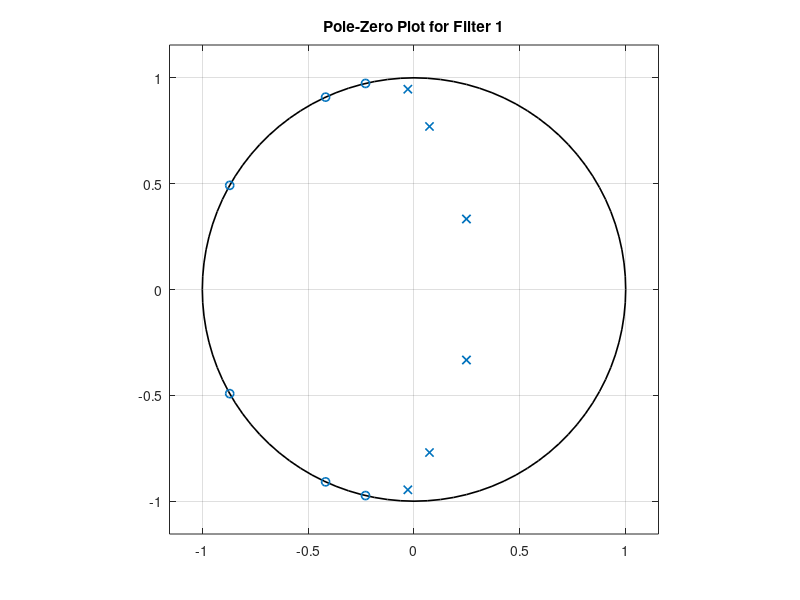
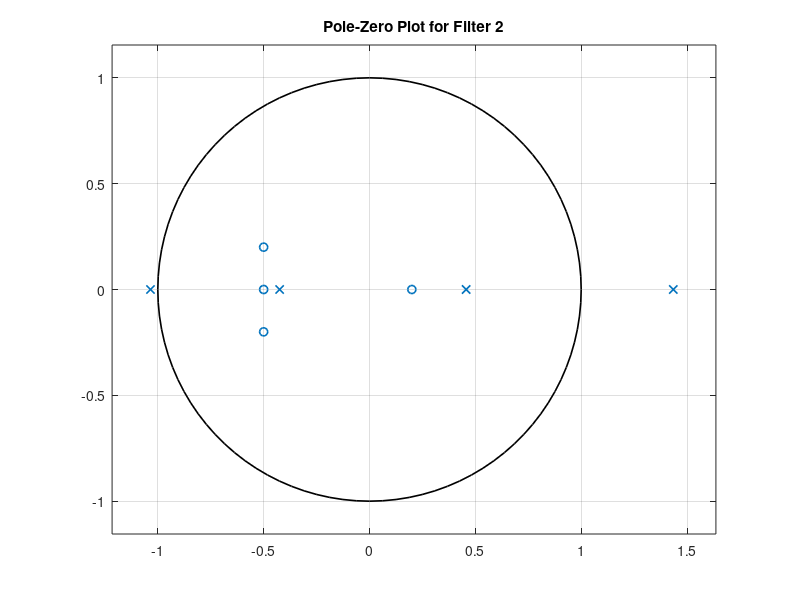
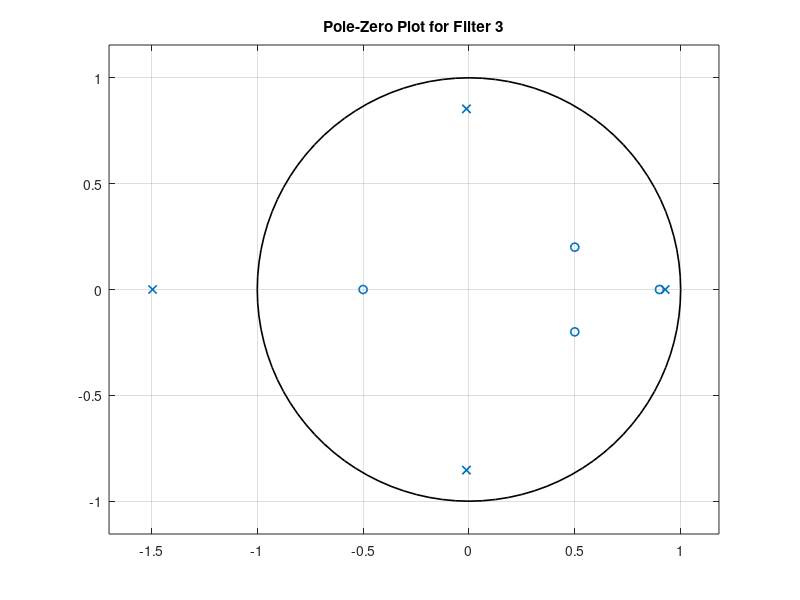
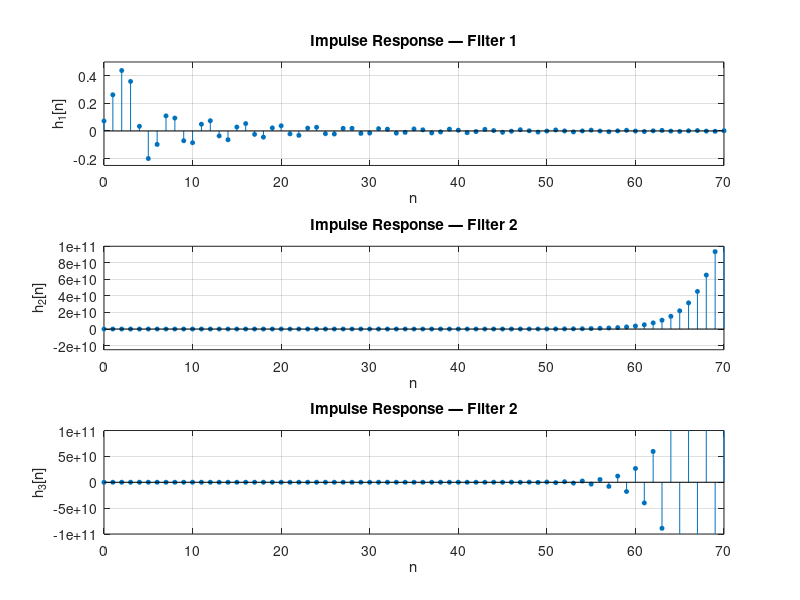

Write the MATLAB code that produced these figures, in order.
%Q1: Stability Analysis of IIR filters

% A discrete-time IIR filter is stable if all poles lie inside the unit circle (|p| < 1).

clc; clear; close all;

% Filter 1
B1 = [0.0725 0.2200 0.4085 0.4883 0.4085 0.2200 0.0725];
A1 = [1.0000 -0.5835 1.7021 -0.8477 0.8401 -0.2823 0.0924];

% Filter 2
B2 = [1.0000 1.3000 0.4900 -0.0130 -0.0290];
A2 = [1.0000 -0.4326 -1.6656 0.1253 0.2877];

% Filter 3
B3 = [1.0000 -1.4000 0.2400 0.3340 -0.1305];
A3 = [1.0000 0.5913 -0.6436 0.3803 -1.0091];

% Store all filters for looping
filters = {B1, A1; B2, A2; B3, A3};

% Loop through each filter to analyze stability
for k = 1:length(filters)
    B = filters{k,1};
    A = filters{k,2};
    
    fprintf('--- Filter %d ---\n', k);
    
    % Find poles using roots() function
    poles = roots(A);
    disp('Poles:');
    disp(poles);
    
    % Compute magnitude of each pole
    mag_poles = abs(poles);
    disp('Magnitude of Poles:');
    disp(mag_poles);
    
    % Plot the pole-zero diagram
    figure;
    zplane(B, A);
    title(sprintf('Pole-Zero Plot for Filter %d', k));
    grid on;

    % Make poles, zeros, and the unit circle all have LineWidth = 1.2
    ax = gca;
    ln = findobj(ax, 'Type', 'Line');   % finds pole/zero markers and unit circle
    set(ln, 'LineWidth', 1.2);
end

% Verify stability with impulse (delta) response using filter()
% Compare the impulse responses of Filter 1 (stable) and Filter 2 (unstable)

% Create delta input
N  = 200;                 % number of samples
x  = [1, zeros(1, N-1)];  % delta function δ[n]
n  = 0:N-1;               % time index

% Compute impulse responses
h1 = filter(B1, A1, x);   % Filter 1 (expected stable)
h2 = filter(B2, A2, x);   % Filter 2 (expected unstable)
h3 = filter(B3, A3, x);   % Filter 2 (expected unstable)

% Display quick numerical info
fprintf('Filter 1 : Max |h[n]| = %.6g, |h[end]| = %.6g\n', max(abs(h1)), abs(h1(end)));
fprintf('Filter 2 : Max |h[n]| = %.6g, |h[end]| = %.6g\n', max(abs(h2)), abs(h2(end)));
fprintf('Filter 3 : Max |h[n]| = %.6g, |h[end]| = %.6g\n', max(abs(h3)), abs(h3(end)));
% Plot impulse responses
figure;

subplot(3,1,1);
h1s = stem(n, h1, 'filled');
set(h1s, 'MarkerSize', 3);     % Make markers smaller (default ≈ 6)
grid on;
title('Impulse Response — Filter 1');
xlabel('n');
ylabel('h_1[n]');
xlim([0 70]);
ylim([-0.25 0.5]);

subplot(3,1,2);
h2s = stem(n, h2, 'filled');
set(h2s, 'MarkerSize', 3);
grid on;
title('Impulse Response — Filter 2');
xlabel('n');
ylabel('h_2[n]');
xlim([0 70]);
ylim([-2.5*10^10 10*10^10]);

subplot(3,1,3);
h3s = stem(n, h3, 'filled');
set(h3s, 'MarkerSize', 3);
grid on;
title('Impulse Response — Filter 2');
xlabel('n');
ylabel('h_3[n]');
xlim([0 70]);
ylim([-10*10^10 10*10^10]);

% OPTIONAL: Semilog plot to highlight decay/growth
figure;

subplot(2,1,1);
semilogy(n, abs(h1) + eps);
grid on;
title('|h_1[n]| (semilog) — Filter 1');
xlabel('n');
ylabel('|h_1[n]|');

subplot(2,1,2);
semilogy(n, abs(h2) + eps);
grid on;
title('|h_2[n]| (semilog) — Filter 2');
xlabel('n');
ylabel('|h_2[n]|');

% Notes:
% - Stable filter: impulse response decays → |h[n]| → 0
% - Unstable filter: impulse response grows or oscillates without decay
